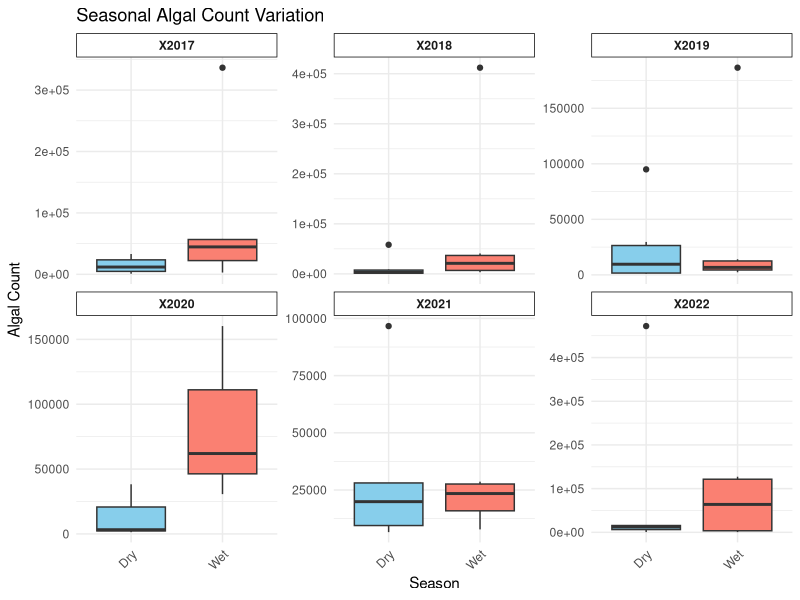
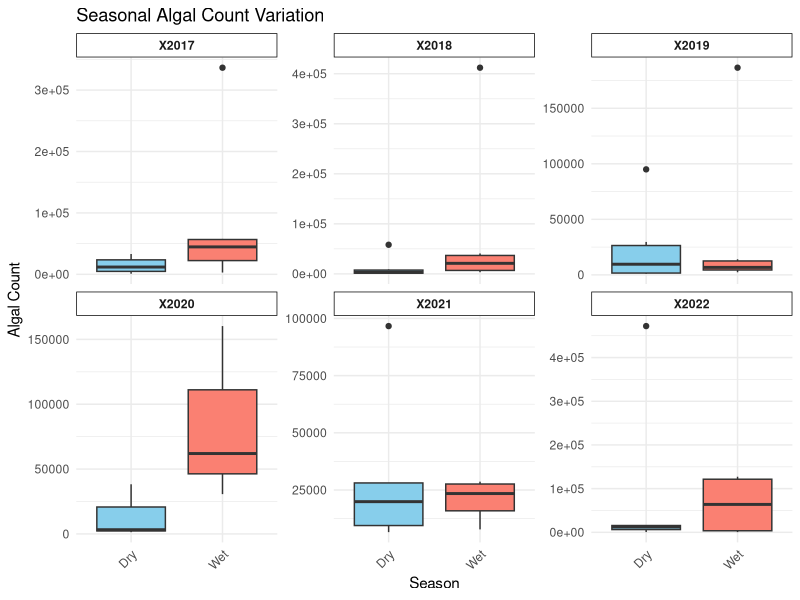

These figures' R source, in order:
# Load the necessary libraries
library(ggplot2)
library(tidyr)

# Data from the provided table (replace this with your actual data frame creation code)
# Make sure to replace 'X2017', 'X2018', etc. with the actual column names from your data frame
algal_counts <- data.frame(
  Month = c('January', 'February', 'March', 'April', 'May', 'June',
            'July', 'August', 'September', 'October', 'November', 'December'),
  Season = c('Dry', 'Dry', 'Dry', 'Dry', 'Dry', 'Wet',
             'Wet', 'Wet', 'Wet', 'Wet', 'Wet', 'Dry'),
  `2017` = c(9813, 1010, 26791, 3106, 13930, 35392,
             18021, 2884, 53924, 57616, 336456, 33098),
  `2018` = c(2630, 320, 930, 8767, 4074, 3292,
             24672, 40838, 412059, 17427, 3354, 58151),
  '2019' = c(16674, 29659, 1322, 2458, 94992, 186554, 14010, 3991, 5447, 2298, 8006, 1029),
  '2020' = c(3263, 38280, NA, NA, NA, NA, NA, NA, 61989, 160241, 30681, 1419),
  '2021' = c(6604, 28090, 96652, NA, 19910, 20125, 26788, 7795, 27896, 28648, 14504, 9471),
  '2022' = c(NA, 472033, 6304, 12276, 15618, 127298, 122370, 119172, 8613, 535, 1931, 576)
)
  # ... (continue for the other years)

# Convert the data from wide to long format for ggplot2 using pivot_longer()
algal_long <- pivot_longer(
  algal_counts,
  cols = -c(Month, Season),
  names_to = "Year",
  values_to = "Algal_Count"
)

# Create the boxplot using ggplot2
boxplot <- ggplot(algal_long, aes(x = Season, y = Algal_Count, fill = Season)) +
  geom_boxplot() +
  facet_wrap(~ Year, scales = 'free_y') + # Facet by Year, with independent y scales
  scale_fill_manual(values = c("Dry" = "skyblue", "Wet" = "salmon")) + # Manual color definitions
  theme_minimal() +
  labs(title = "Seasonal Algal Count Variation",
       y = "Algal Count") +
  theme(axis.text.x = element_text(angle = 45, vjust = 1, hjust = 1),
        strip.background = element_rect(fill = "white"),
        strip.text = element_text(face = "bold"),
        legend.position = "none") # Remove the legend if not needed

# Print the plot
print(boxplot)

# Save the plot to a file
ggsave("algal_counts_boxplot.png", boxplot, width = 10, height = 6)
